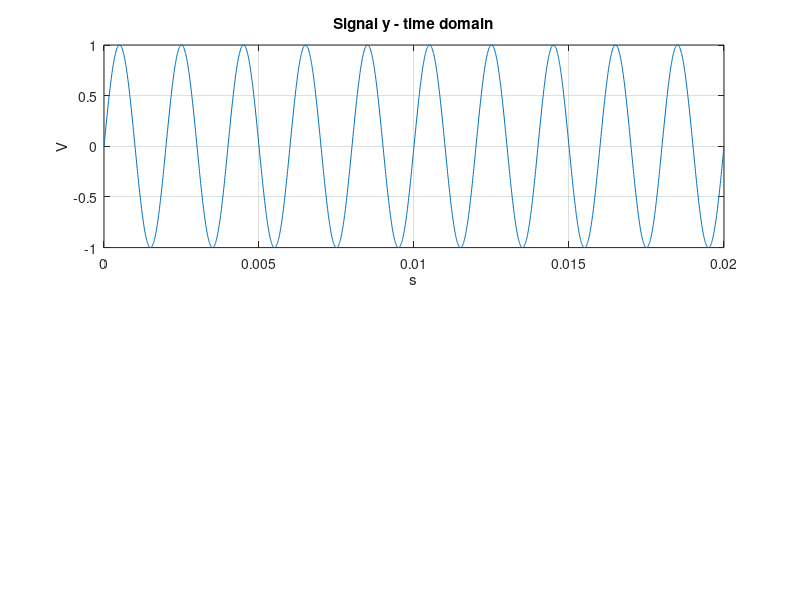

This figure's MATLAB source: (Note: this script raises an error after producing the figure.)
%%%%%%%%%%%%%%%%%%%%%%%%%%%%%%%%%%%%%%%%%%%%%%%%%%%%%%%%%%%%%%%%%%%%%%%%%%%
%% Fichier test de Autocorrelation
% -------------------------------------------------------------------------
% Description : 
% ce fichier sert pour tester et afficher les résultats du programme
% Autocorrelation (NE FONCTIONNE PAS SANS AVOIR OUVERT Autocorelation.m)
%
% Auteur : G10E
% -------------------------------------------------------------------------
%%%%%%%%%%%%%%%%%%%%%%%%%%%%%%%%%%%%%%%%%%%%%%%%%%%%%%%%%%%%%%%%%%%%%%%%%%%
clear all
close all
clc

% ---- Signal parameters
Fe  = 10e4;             % fréquence d'echantillonage (Hz)
Te = 1/Fe;

f0  = 500;             %  fréquence des signaux  (Hz)
D   = 10/f0;             % durée ( 10 périodes)

% ---- Signal generation

t = 0:Te:D;
N = length(t);          

x = cos(2*pi*f0*t);   %cosinus de fréquence 500hz
y = sin(2*pi*f0*t) ;    %sinus de fréquence 500hz
f=t ;   %fonction linéaire

% ---- affichage de tests (2 par fenêtre le signal et son autocorrelation)
figure('Name','Autocorrelation') %affichage du sinus
subplot(2,1,1);
plot(t,y);
grid on;
title 'Signal y - time domain'
xlabel 's'
ylabel 'V'
[Cyy,ty] = AutoCorelation(y,Fe);
subplot(2,1,2);
plot(ty,Cyy);%affichage de sa correlation 
grid on
title 'Autocorrelation of signal y '
xlabel 's'
ylabel 'W'

figure('Name','Autocorrelation')%affichage du cosinus
subplot(2,1,1);
plot(t,x);
grid on;
title 'Signal x - time domain'
xlabel 's'
ylabel 'V'
[Cxx,tx] = AutoCorelation(x,Fe);
subplot(2,1,2);
plot(tx,Cxx);%affichage de sa correlation
grid on
title 'Autocorrelation of signal x '
xlabel 's'
ylabel 'W'

figure('Name','Autocorrelation')%affichage de la fonction linéaire
subplot(2,1,1);
plot(t,f);
grid on;
title 'Signal f - time domain'
xlabel 's'
ylabel 'V'
[Cff,tf] = AutoCorelation(f,Fe);
subplot(2,1,2);
plot(tf,Cff);%affichage de sa correlation
grid on
title 'Autocorrelation of signal x '
xlabel 's'
ylabel 'W'


